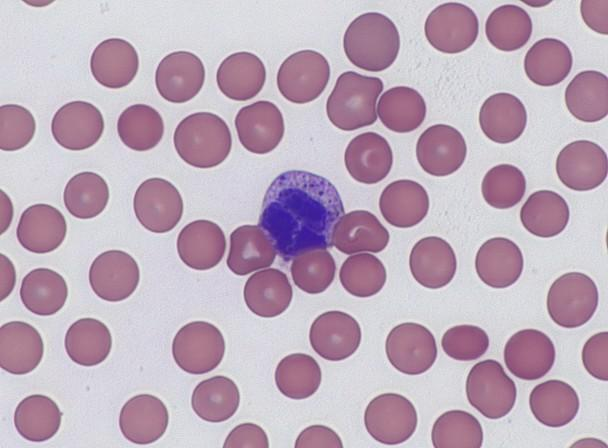
#> input picture data/images/hematology-baso1.jpg, 608 x 448 px
$ jupyter execute --allow-errors GD_02-segmentation.ipynb   (shell and % lines are left out)
#> lines starting #> are read from the running program, lines starting #| are printed output that depends on the picture; after the words box and inside, x2 and y2 are one past the last pixel; in counts of white or black regions, pixels touching at a corner belong together
# **Segmentation – Basics**

In this notebook on segmentation, we will learn how to segment hematological images using different approaches. In a first step, we try to segment the cells using simple thresholding.

Note that several of the topics discussed in this notebook are also covered
in this insightful tutorial for this ImageJ/Fiji plugin [MorphoLibJ](https://imagej.net/plugins/morpholibj)

---

## **Preparations**

Let's begin with the usual preparatory steps...

[cell 1]
import numpy as np
import matplotlib.pyplot as plt
import cv2 as cv
import PIL

# Jupyter / IPython configuration:
# Automatically reload modules when modified

# Enable vectorized output (for nicer plots)

# Inline backend configuration

# Enable this line if you want to use the interactive widgets
# It requires the ipympl package to be installed.
#%matplotlib widget

import sys
sys.path.insert(0, "../")
#> (the rest of this cell did not finish here and is left out)

Here, too, we will work with the same images as before in the notebook on pre-processing:

[cell 2]
# Read in the data
img1 = cv.imread("../data/images/hematology-baso1.jpg", cv.IMREAD_COLOR)
#> img1 is the input picture: shape (448, 608, 3); mean B, G, R 186.6, 170.5, 189.9
img2 = cv.imread("../data/images/hematology-baso2.jpg", cv.IMREAD_COLOR)
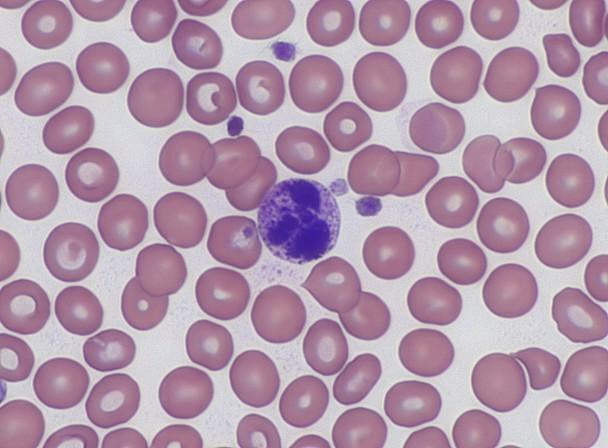
#> input picture data/images/hematology-baso2.jpg, 608 x 448 px
#> img2 is the input picture: shape (448, 608, 3); mean B, G, R 171.2, 150.8, 178.2
img3 = cv.imread("../data/images/hematology-blast1.jpg", cv.IMREAD_COLOR)
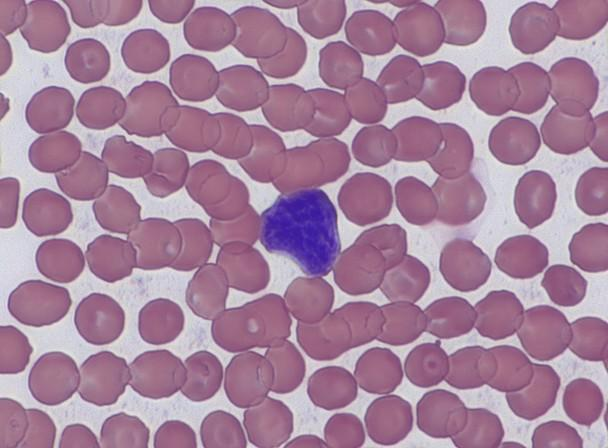
#> input picture data/images/hematology-blast1.jpg, 608 x 448 px
#> img3 is the input picture: shape (448, 608, 3); mean B, G, R 156.8, 131.7, 166.7

img1 = cv.cvtColor(img1, cv.COLOR_BGR2RGB)
img2 = cv.cvtColor(img2, cv.COLOR_BGR2RGB)
img3 = cv.cvtColor(img3, cv.COLOR_BGR2RGB)

#> (the rest of this cell did not finish here and is left out)

---

## **Thresholding**

We can segment images using basic thresholding techniques. In this example, we explore the different thresholding methods available in OpenCV:
- Simple thresholding (use [`cv.threshold()`](https://docs.opencv.org/4.x/d7/d1b/group__imgproc__misc.html#gae8a4a146d1ca78c626a53577199e9c57), use flag `cv.THRESH_BINARY` or `cv.THRESH_BINARY_INV`)
- Adaptive thresholding (use [`cv.adaptiveThreshold()`](https://docs.opencv.org/4.x/d7/d1b/group__imgproc__misc.html#ga72b913f352e4a1b1b397736707afcde3))
- Otsu's thresholding (use [`cv.threshold()`](https://docs.opencv.org/4.x/d7/d1b/group__imgproc__misc.html#gae8a4a146d1ca78c626a53577199e9c57), use flags `cv.THRESH_BINARY+cv.THRESH_OTSU`)

Thresholding segments pixels into either foreground or background based on their intensity values. Thresholding is therefore an instance of *binary* image segmentation. The algorithms work by comparing the intensity values of the pixels in an image with a threshold value. Pixels with intensity values greater than the threshold are classified as foreground pixels, while pixels with intensity values less than the threshold are classified as background pixels. The threshold value can be set manually or determined automatically.

As preparation, please read this documentation on segmentation methods in OpenCV: [Link](https://docs.opencv.org/4.x/d7/d4d/tutorial_py_thresholding.html)

[cell 3]
######################
###    EXCERISE    ###
######################

# Choose here the image to work with
img = img1.copy()

# 1) Summarize the three different thresholding techniques in own words. Which methods
#    use a global threshold, which ones apply a local threshold?

Simple threshold has a global threshold.

Adaptive and Otsu has local threshold

#> (a cell that did not finish here is left out)

[cell 5]
retR, thR = cv.threshold(img[:,:,0], 0, 255, cv.THRESH_BINARY+cv.THRESH_OTSU)
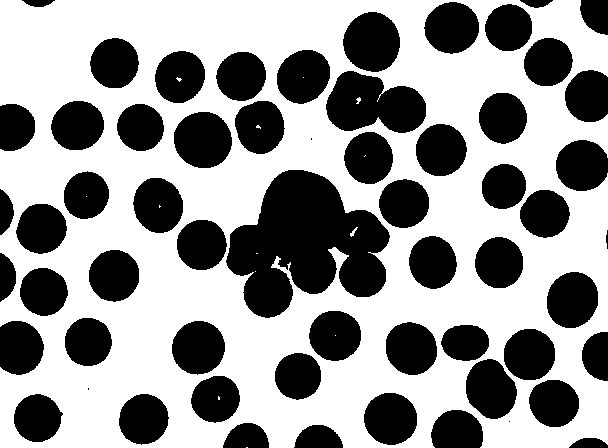
#> thR: shape (448, 608); 58.7% white; 60 black regions (3 under 20 px), largest, box (x1, y1, x2, y2) and area: (226, 170, 390, 318) 14799, (326, 71, 426, 133) 4375, (343, 12, 400, 72) 2655
#> retR = 184
retG, thG = cv.threshold(img[:,:,1], 0, 255, cv.THRESH_BINARY+cv.THRESH_OTSU)
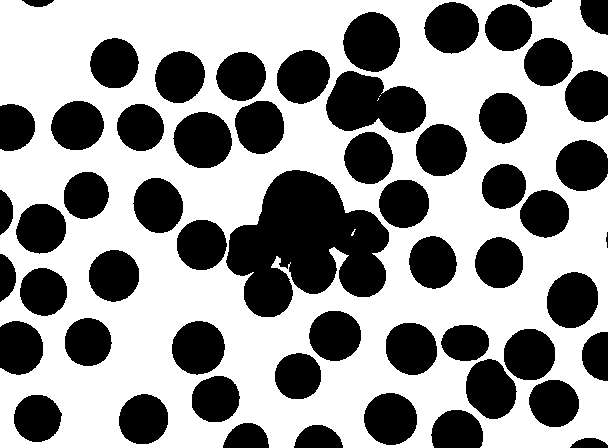
#> thG: shape (448, 608); 58.8% white; 57 black regions, largest, box (x1, y1, x2, y2) and area: (226, 170, 389, 317) 14769, (326, 71, 426, 133) 4410, (343, 12, 400, 72) 2643
#> retG = 161
retB, thB = cv.threshold(img[:,:,2], 0, 255, cv.THRESH_BINARY+cv.THRESH_OTSU)
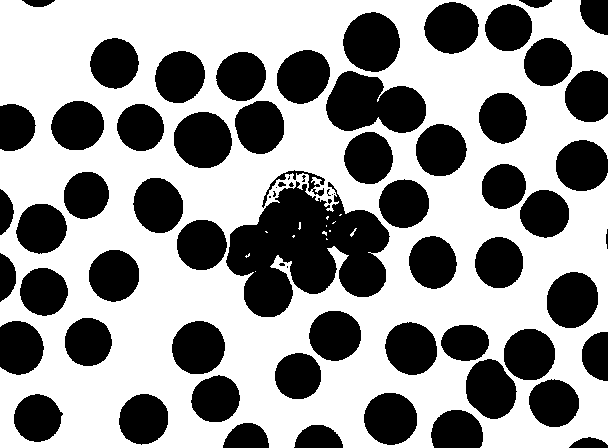
#> thB: shape (448, 608); 59.2% white; 71 black regions (12 under 20 px), largest, box (x1, y1, x2, y2) and area: (226, 181, 390, 317) 13105, (326, 71, 426, 133) 4377, (343, 12, 400, 72) 2637
#> retB = 179
#> (the rest of this cell did not finish here and is left out)

[cell 6]
# Convert to HSV color space
hsv_img = cv.cvtColor(img, cv.COLOR_BGR2HSV)
#> hsv_img: shape (448, 608, 3); mean H, S, V 117, 36.9, 194.1

# Define range for purple color and then mask it
purple_lower = np.array([130, 40, 40])  # HSV lower range for purple
purple_upper = np.array([160, 255, 255])  # HSV upper range for purple
purple_mask = cv.inRange(hsv_img, purple_lower, purple_upper)
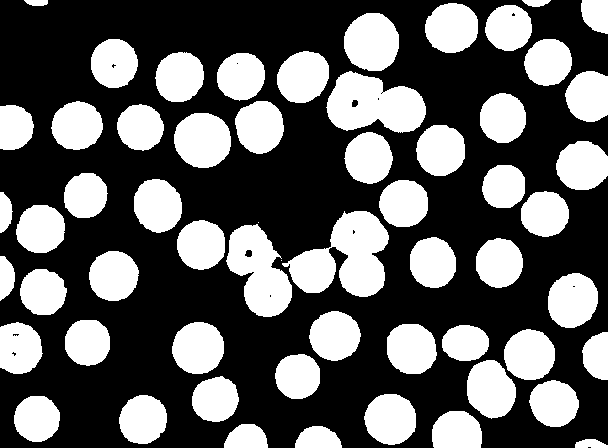
#> purple_mask: shape (448, 608); 37.5% white; 59 white regions (2 under 20 px), largest, box (x1, y1, x2, y2) and area: (282, 211, 389, 297) 5247, (326, 71, 426, 133) 4274, (226, 224, 292, 317) 3729

# Define range for red color and then mask it
red_lower1 = np.array([0, 70, 50])  # HSV lower range for red (lower band)
red_upper1 = np.array([10, 255, 255])  # HSV upper range for red (lower band)
red_lower2 = np.array([170, 70, 50])  # HSV lower range for red (upper band)
red_upper2 = np.array([180, 255, 255])  # HSV upper range for red (upper band)
red_mask1 = cv.inRange(hsv_img, red_lower1, red_upper1)
#> red_mask1: shape (448, 608); every value is 0
red_mask2 = cv.inRange(hsv_img, red_lower2, red_upper2)
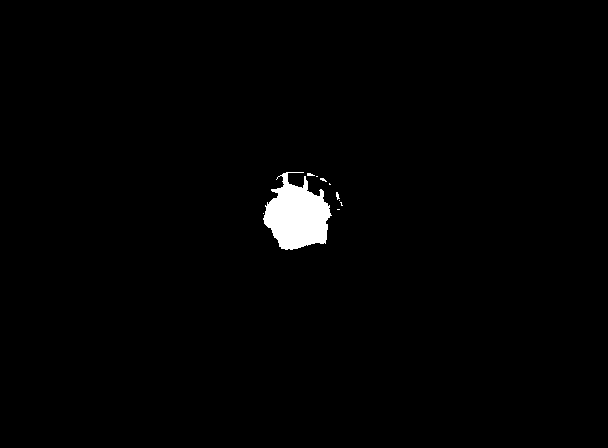
#> red_mask2: shape (448, 608); 1.3% white; 10 white regions (9 under 20 px), largest, box (x1, y1, x2, y2) and area: (263, 172, 332, 250) 3410
red_mask = cv.bitwise_or(red_mask1, red_mask2)

# Morphological operations to clean up the masks
kernel = np.ones((3,3), np.uint8)
purple_mask = cv.morphologyEx(purple_mask, cv.MORPH_OPEN, kernel, iterations=2)
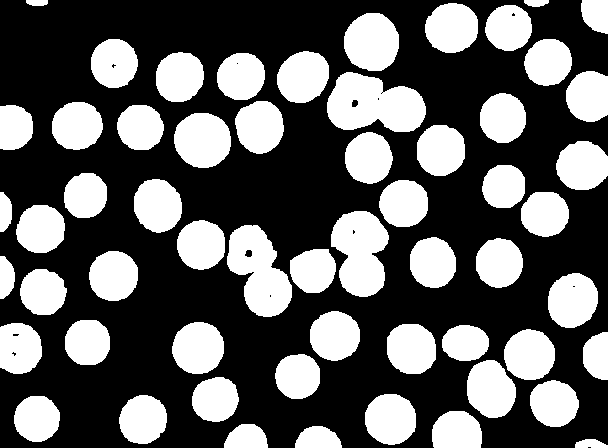
#> purple_mask: shape (448, 608); 37.5% white; 58 white regions, largest, box (x1, y1, x2, y2) and area: (327, 72, 426, 132) 4264, (227, 225, 292, 317) 3709, (331, 211, 389, 297) 3588
red_mask = cv.morphologyEx(red_mask, cv.MORPH_OPEN, kernel, iterations=2)
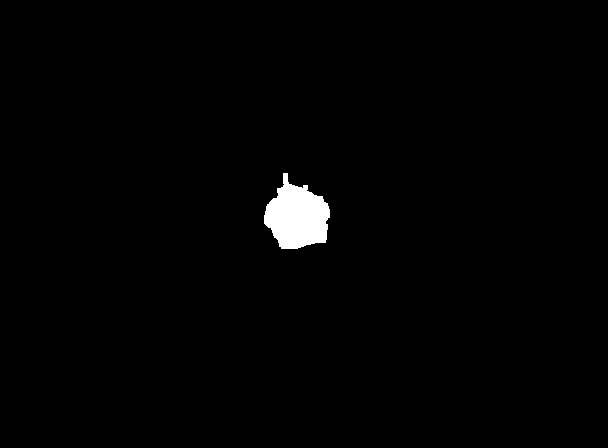
#> red_mask: shape (448, 608); 1.2% white; 1 white region, box (x1, y1, x2, y2) and area: (264, 173, 330, 249) 3283


#> (the rest of this cell did not finish here and is left out)

[cell 7]
# Convert to HSV color space
hsv_img = cv.cvtColor(img, cv.COLOR_BGR2HSV)

# Thresholding for purple (white blood cells)
# Isolating purple hues
purple_lower = np.array([130, 40, 40])
purple_upper = np.array([160, 255, 255])
purple_hue_mask = cv.inRange(hsv_img, purple_lower, purple_upper)
_, purple_mask = cv.threshold(purple_hue_mask, 0, 255, cv.THRESH_BINARY + cv.THRESH_OTSU)

# Thresholding for red (red blood cells)
# Isolating red hues, considering the wrap around the hue value at 180
red_lower1 = np.array([0, 70, 50])
red_upper1 = np.array([10, 255, 255])
red_lower2 = np.array([170, 70, 50])
red_upper2 = np.array([180, 255, 255])
red_hue_mask1 = cv.inRange(hsv_img, red_lower1, red_upper1)
red_hue_mask2 = cv.inRange(hsv_img, red_lower2, red_upper2)
red_hue_mask = cv.bitwise_or(red_hue_mask1, red_hue_mask2)
_, red_mask = cv.threshold(red_hue_mask, 0, 255, cv.THRESH_BINARY + cv.THRESH_OTSU)

# Morphological operations to clean up masks
kernel = np.ones((3,3), np.uint8)
purple_mask = cv.morphologyEx(purple_mask, cv.MORPH_OPEN, kernel, iterations=2)
red_mask = cv.morphologyEx(red_mask, cv.MORPH_OPEN, kernel, iterations=2)

#> (the rest of this cell did not finish here and is left out)

[cell 8]
# 3) Identify the different regions using thresholding
mask_wbc = ...
mask_rbc = ...
mask_bg = ...

# 4) Visualize the masks. Idea: combine the three masks into an RGB image.
mask_seg = ...

# 5) Discuss your results. What could be improved? What are the limitations of this
#    approach? Are the masks mutually exclusive? Are they accurate?

---

## **Color clustering**

Instead of segmenting the image, we could also try to classify the different regions. For this, we can use a clustering algorithm such as [K-means](https://en.wikipedia.org/wiki/K-means_clustering). The algorithm works by classifying pixels in an image into clusters based on their color similarity. The similarity is measured using the (Eucledian or non-Euclidean) distance between the pixel values. The algorithm iteratively assigns pixels to clusters based on their distance to the cluster centers and updates the cluster centers based on the mean of the pixels in the cluster. The process continues until the cluster centers converge. See here for a nice [visualization](https://www.naftaliharris.com/blog/visualizing-k-means-clustering/)) of the algorithm.

As a preparatory step, have a look at the following two tutorials:
- Machine Learning Master / Jason Brownlee on [color quantization](https://machinelearningmastery.com/k-means-clustering-in-opencv-and-application-for-color-quantization/)
- Shubhang Agrawal / Image segmentation using [k-means clustering](https://medium.com/swlh/image-segmentation-using-k-means-clustering-46a60488ae71) (the tutorial has a few flaws, please excuse).

<!--
Resources:
# Nice way of depicting the bars
https://pyimagesearch.com/2014/05/26/opencv-python-k-means-color-clustering/
# OpenCV
https://docs.opencv.org/3.4/d1/d5c/tutorial_py_kmeans_opencv.html
# Machine Learning Mastery
https://machinelearningmastery.com/k-means-clustering-in-opencv-and-application-for-color-quantization/
# Watershed
https://docs.opencv.org/4.x/d3/db4/tutorial_py_watershed.html
# Segmentation with Skimage
https://github.com/ipython-books/cookbook-2nd-code/blob/master/chapter11_image/03_segmentation.ipynb
# Combination between thresholding and color clustering
https://towardsdatascience.com/image-color-segmentation-by-k-means-clustering-algorithm-5792e563f26e
-->

[cell 9]
######################
###    EXCERISE    ###
######################

# Choose here the image to work with
img = img1

# 1) Reshape the color pixels into a Mx3 matrix (M: number of pixels)
#    and convert the data type to float32.
data = img.reshape(-1, 3).astype(np.float32)

# 2) Apply the K-means algorithm to the data. Use the cv.kmeans function.
#    Choose the number of clusters K=3.
criteria = (cv.TERM_CRITERIA_EPS + cv.TERM_CRITERIA_MAX_ITER, 10, 1.0)
K = 3
ret, label, centers = cv.kmeans(data, K, None, criteria, 10, cv.KMEANS_RANDOM_CENTERS)
#> ret = 79257788.9; centers = [[215.3, 212.9, 219.8], [161.6, 117.4, 142.6], [130.6, 89.21, 130.7]]
# label contains the cluster index for each pixel
# centers contains the cluster centers (colors!)

# 3) Reshape and convert the data back to uint8
img_seg = ...

# 4) Visualize the segmented image
#> (the rest of this cell did not finish here and is left out)
